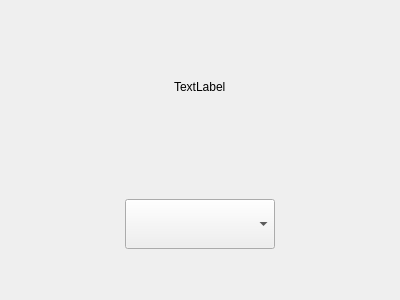
<?xml version="1.0" encoding="UTF-8"?>
<ui version="4.0">
 <class>change</class>
 <widget class="QWidget" name="change">
  <property name="geometry">
   <rect>
    <x>0</x>
    <y>0</y>
    <width>400</width>
    <height>300</height>
   </rect>
  </property>
  <property name="windowTitle">
   <string>change</string>
  </property>
  <layout class="QGridLayout" name="gridLayout">
   <item row="0" column="0" colspan="2">
    <layout class="QHBoxLayout" name="horizontalLayout">
     <item>
      <spacer name="horizontalSpacer_3">
       <property name="orientation">
        <enum>Qt::Horizontal</enum>
       </property>
       <property name="sizeHint" stdset="0">
        <size>
         <width>40</width>
         <height>20</height>
        </size>
       </property>
      </spacer>
     </item>
     <item>
      <widget class="QLabel" name="label">
       <property name="text">
        <string>TextLabel</string>
       </property>
      </widget>
     </item>
     <item>
      <spacer name="horizontalSpacer_4">
       <property name="orientation">
        <enum>Qt::Horizontal</enum>
       </property>
       <property name="sizeHint" stdset="0">
        <size>
         <width>40</width>
         <height>20</height>
        </size>
       </property>
      </spacer>
     </item>
    </layout>
   </item>
   <item row="1" column="1">
    <spacer name="verticalSpacer">
     <property name="orientation">
      <enum>Qt::Vertical</enum>
     </property>
     <property name="sizeType">
      <enum>QSizePolicy::Fixed</enum>
     </property>
     <property name="sizeHint" stdset="0">
      <size>
       <width>20</width>
       <height>30</height>
      </size>
     </property>
    </spacer>
   </item>
   <item row="2" column="0" colspan="2">
    <layout class="QHBoxLayout" name="horizontalLayout_2">
     <item>
      <spacer name="horizontalSpacer_2">
       <property name="orientation">
        <enum>Qt::Horizontal</enum>
       </property>
       <property name="sizeHint" stdset="0">
        <size>
         <width>40</width>
         <height>20</height>
        </size>
       </property>
      </spacer>
     </item>
     <item>
      <widget class="QComboBox" name="comboBox">
       <property name="minimumSize">
        <size>
         <width>150</width>
         <height>50</height>
        </size>
       </property>
      </widget>
     </item>
     <item>
      <spacer name="horizontalSpacer">
       <property name="orientation">
        <enum>Qt::Horizontal</enum>
       </property>
       <property name="sizeHint" stdset="0">
        <size>
         <width>40</width>
         <height>20</height>
        </size>
       </property>
      </spacer>
     </item>
    </layout>
   </item>
   <item row="3" column="0">
    <spacer name="verticalSpacer_2">
     <property name="orientation">
      <enum>Qt::Vertical</enum>
     </property>
     <property name="sizeType">
      <enum>QSizePolicy::Fixed</enum>
     </property>
     <property name="sizeHint" stdset="0">
      <size>
       <width>20</width>
       <height>40</height>
      </size>
     </property>
    </spacer>
   </item>
  </layout>
 </widget>
 <layoutdefault spacing="6" margin="11"/>
 <resources/>
 <connections/>
</ui>
